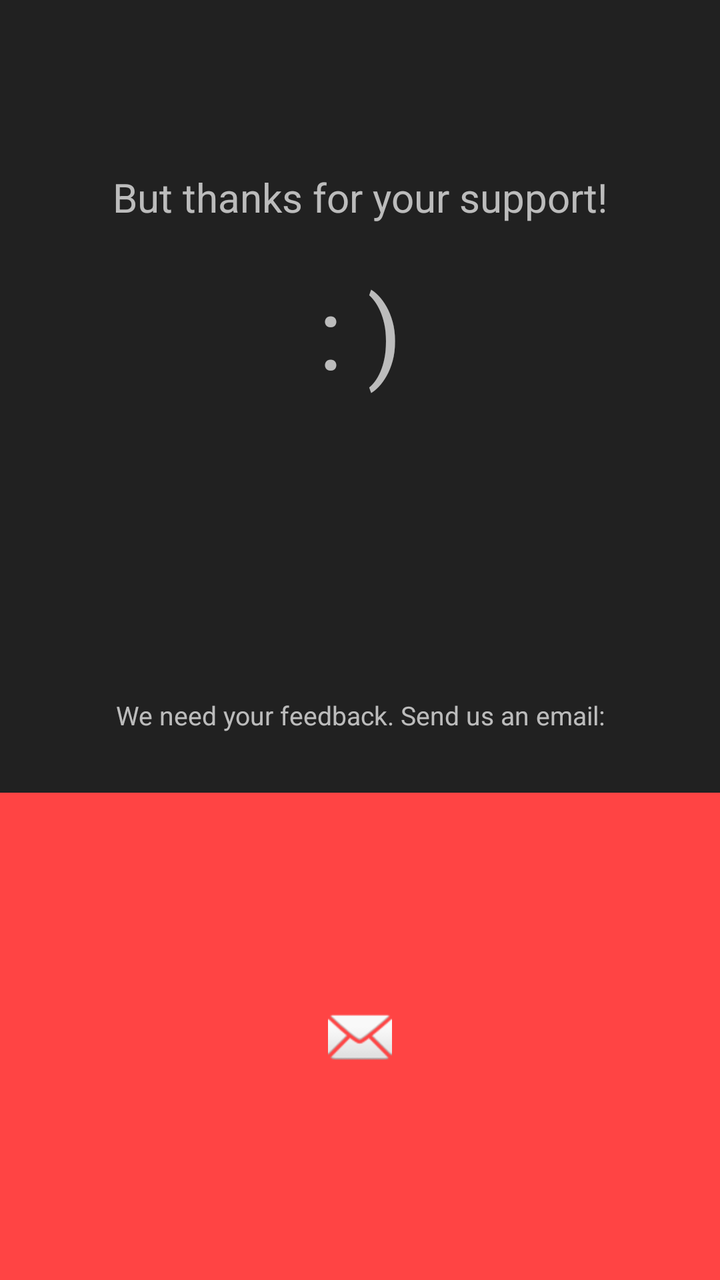
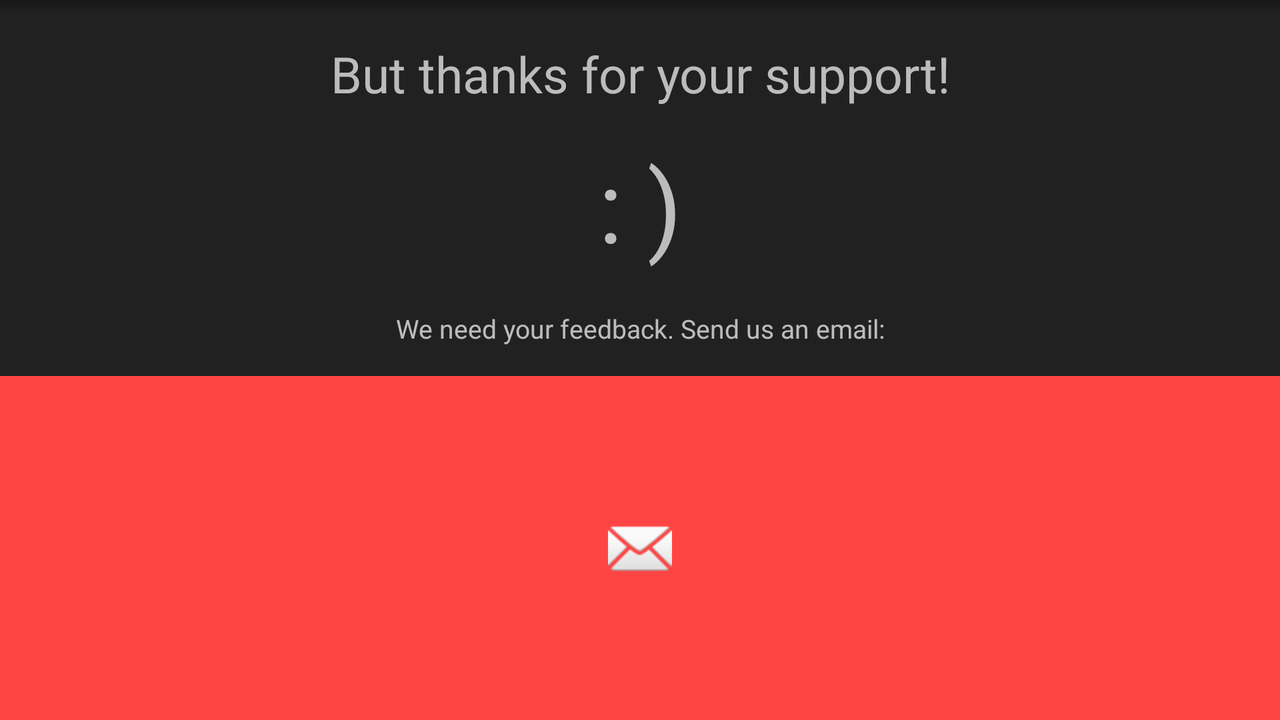

The same Android screen from two of the app's own layout files: first res/layout/ as a phone draws it, then the repository's variant for another configuration, drawn on a device whose configuration selects that folder. Both files follow.
<!-- AndroidManifest.xml: application theme AppTheme -->
<!-- res/layout/fragment_about.xml -->
<?xml version="1.0" encoding="utf-8"?>
<FrameLayout
    xmlns:android="http://schemas.android.com/apk/res/android"
    android:layout_width="match_parent"
    android:layout_height="match_parent"
    android:background="@color/BASIC_background"
    >

    <LinearLayout
        android:orientation="vertical"
        android:layout_width="match_parent"
        android:layout_height="match_parent"
        android:weightSum="1">

        <TextView
            android:layout_width="match_parent"
            android:layout_height="wrap_content"
            android:text="But thanks for your support!"
            android:id="@+id/textView"
            android:layout_gravity="center_horizontal"
            android:textSize="20sp"
            android:layout_marginBottom="20dp"
            android:layout_marginTop="85dp"
            android:textAlignment="center" />

        <TextView
            android:layout_width="match_parent"
            android:layout_height="wrap_content"
            android:text=": )"
            android:id="@+id/textView2"
            android:layout_gravity="center"
            android:textSize="50sp"
            android:layout_marginBottom="150dp"
            android:textAlignment="center" />

        <TextView
            android:layout_width="match_parent"
            android:layout_height="wrap_content"
            android:text="We need your feedback. Send us an email:"
            android:id="@+id/textView3"
            android:textSize="13sp"
            android:layout_marginBottom="30dp"
            android:textAlignment="center" />

        <ImageButton
            android:layout_width="match_parent"
            android:layout_height="match_parent"
            android:id="@+id/emailButton"
            android:src="@android:drawable/ic_dialog_email"
            android:layout_gravity="center_horizontal"
            android:background="@android:color/holo_red_light"
            android:cropToPadding="false" />

    </LinearLayout>

</FrameLayout>
<!-- resources referenced by this layout -->
<resources>
  <color name="BASIC_background">#212121</color>
  <style name="AppTheme" parent="Theme.AppCompat">
          
          <item name="colorPrimary">@color/colorPopup</item>
          <item name="colorPrimaryDark">@color/colorPrimaryDark</item>
          <item name="colorAccent">@color/colorAccent</item>
      </style>
  <color name="colorPopup">#212121</color>
  <color name="colorPrimaryDark">#212121</color>
  <color name="colorAccent">#e8bfcd</color>
</resources>
<!-- res/layout-land/fragment_about.xml (the repository's variant of the layout above) -->
<!-- drawn on the phone turned sideways -->
<?xml version="1.0" encoding="utf-8"?>
<FrameLayout
    xmlns:android="http://schemas.android.com/apk/res/android"
    android:layout_width="match_parent"
    android:layout_height="match_parent"
    android:background="@color/BASIC_background"
    >

    <LinearLayout
        android:orientation="vertical"
        android:layout_width="match_parent"
        android:layout_height="match_parent"
        android:weightSum="1">

        <TextView
            android:layout_width="match_parent"
            android:layout_height="wrap_content"
            android:text="But thanks for your support!"
            android:id="@+id/textView"
            android:layout_gravity="center_horizontal"
            android:textSize="25sp"
            android:layout_marginBottom="10dp"
            android:textAlignment="center"
            android:layout_marginTop="20dp" />

        <TextView
            android:layout_width="match_parent"
            android:layout_height="wrap_content"
            android:text=": )"
            android:id="@+id/textView2"
            android:layout_gravity="center"
            android:textSize="50sp"
            android:textAlignment="center"
            android:layout_marginBottom="20dp"
            android:layout_marginTop="5dp" />

        <TextView
            android:layout_width="match_parent"
            android:layout_height="wrap_content"
            android:text="We need your feedback. Send us an email:"
            android:id="@+id/textView3"
            android:textSize="13sp"
            android:layout_marginBottom="15dp"
            android:textAlignment="center" />

        <ImageButton
            android:layout_width="match_parent"
            android:layout_height="match_parent"
            android:id="@+id/emailButton"
            android:src="@android:drawable/ic_dialog_email"
            android:layout_gravity="center_horizontal"
            android:background="@android:color/holo_red_light"
            android:cropToPadding="false" />

    </LinearLayout>

    <ImageView
        android:layout_width="match_parent"
        android:layout_height="match_parent"
        android:id="@+id/imageView7"
        android:src="@drawable/a_main_shad_updown" />

</FrameLayout>
<!-- resources referenced by the variant -->
<!-- as the phone turned sideways resolves them -->
<resources>
  <color name="BASIC_background">#212121</color>
  <!-- drawable a_main_shad_updown (drawable) -->
  <?xml version="1.0" encoding="utf-8"?>
  <layer-list xmlns:android="http://schemas.android.com/apk/res/android">
      <item>
          <shape android:shape="rectangle">
              <gradient
                  android:startColor="#00000000"
                  android:centerColor="#00000000"
                  android:endColor="#4b000000"
                  android:centerY=".98"
                  android:angle="90"
                  />
          </shape>
      </item>
  </layer-list>
  <style name="AppTheme" parent="Theme.AppCompat">
          
          <item name="colorPrimary">@color/colorPopup</item>
          <item name="colorPrimaryDark">@color/colorPrimaryDark</item>
          <item name="colorAccent">@color/colorAccent</item>
      </style>
  <color name="colorPopup">#212121</color>
  <color name="colorPrimaryDark">#212121</color>
  <color name="colorAccent">#e8bfcd</color>
</resources>
